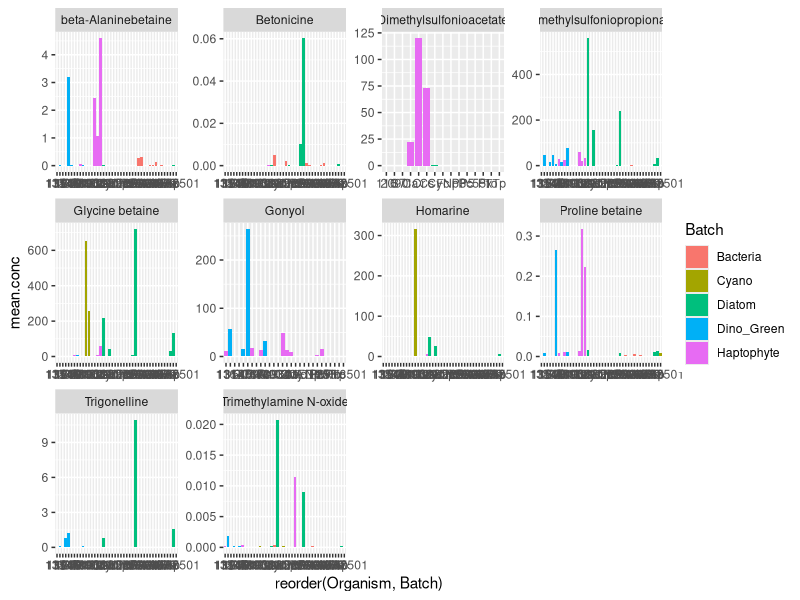
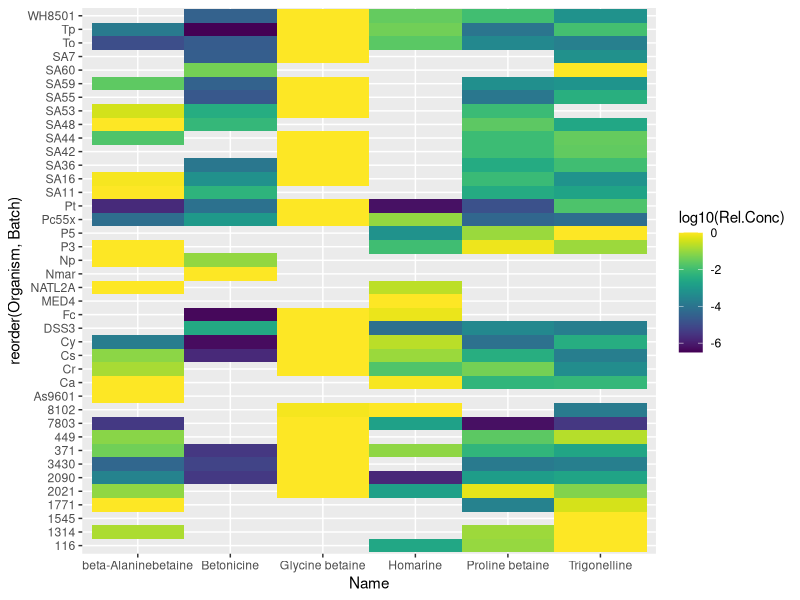
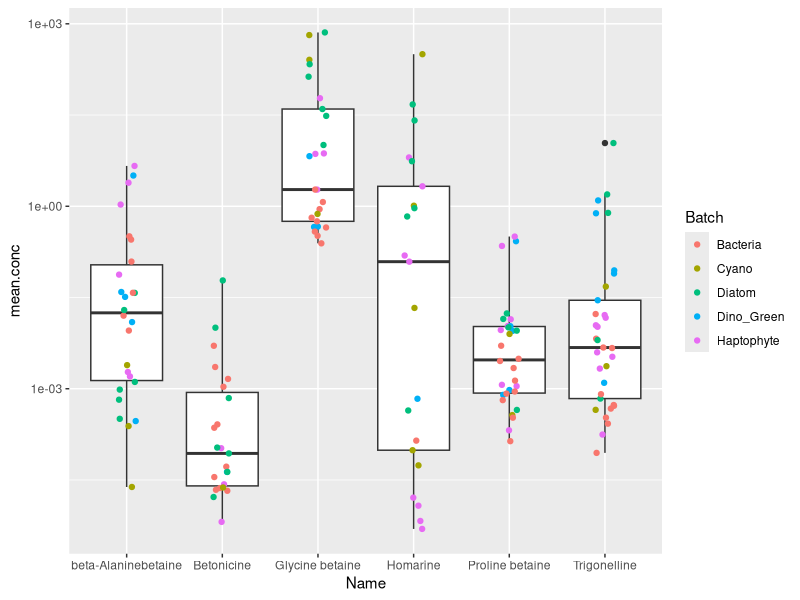
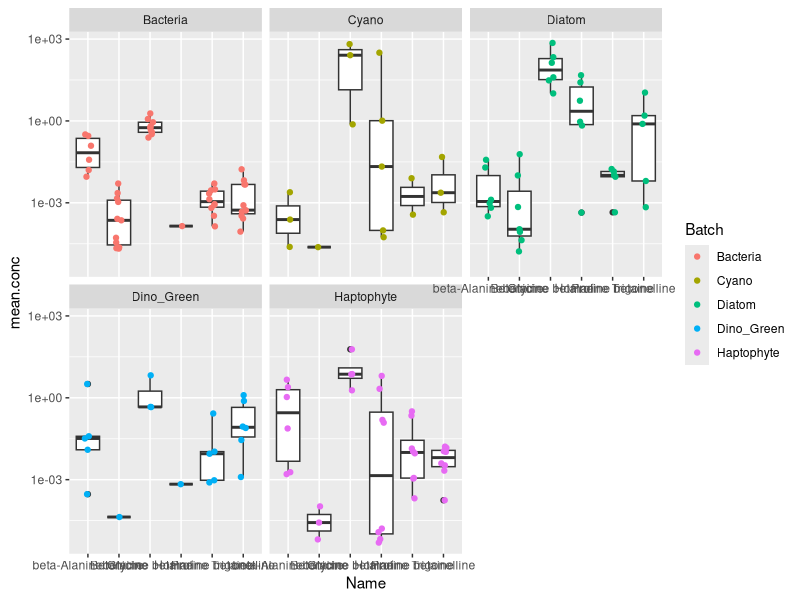
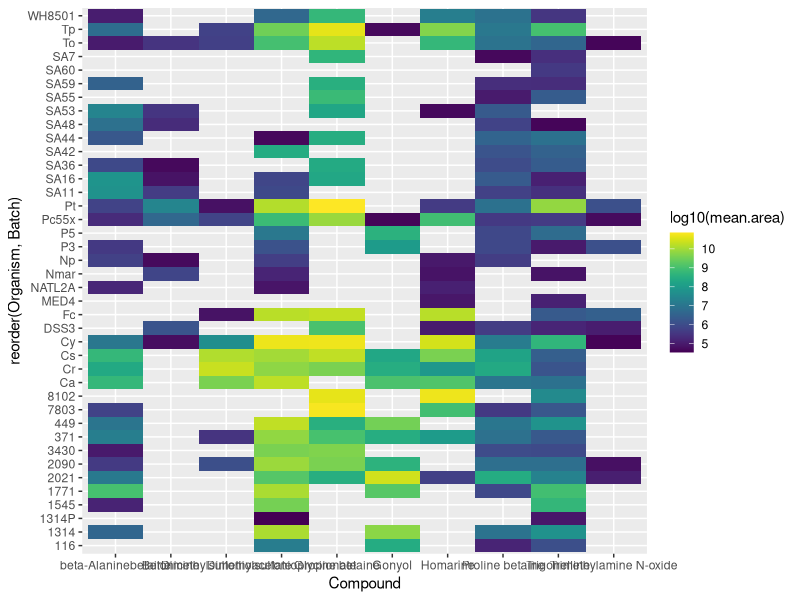

These figures' R source, in order:



library(tidyverse)
library(viridis)

cult.dat <- read_csv("Intermediates/Culture_Quant_Output.csv")
dat.info <- read_csv("Meta_Data/Ingalls_Lab_Data/Culture_Meta_Data.csv")
dat.blk.key <- read_csv("Meta_Data/Ingalls_Lab_Data/Culture_Blk_Match_Key.csv")

dat.sml <- cult.dat %>%
  rename("Samp_ID" = SampID) %>%
  left_join(., dat.info) %>%
  filter(!is.na(Organism)) %>%
  group_by(Organism, Name, Batch) %>%
  summarize(mean.conc = mean(umol.in.vial.ave)) %>%
  ungroup()

dat.blks <- cult.dat %>%
  filter(str_detect(SampID, "Blk")) %>%
  rename("Blk_ID" = SampID) %>%
  left_join(., dat.blk.key) %>%
  group_by(Name, Organism) %>%
  mutate(mean.blk = mean(umol.in.vial.ave),
         blk.threshold = 3*mean.blk) %>%
  select(Name, Organism, blk.threshold) %>%
  unique()

dat.blk.filt <- dat.sml %>%
  ungroup() %>%
  left_join(., dat.blks) %>%
  mutate(blk.flag = case_when(mean.conc <= blk.threshold ~ "Flag",
                              TRUE ~ NA)) %>%
  filter(is.na(blk.flag))

ggplot(dat.sml, aes(x = reorder(Organism, Batch), y = mean.conc, fill = Batch)) +
  geom_col() +
  facet_wrap(.~Name, scales = "free")

dat.org.rel <- dat.blk.filt %>%
  filter(!Name %in% c("Gonyol", 
                      "Dimethylsulfoniopropionate", 
                      "Dimethylsulfonioacetate",
                      "Trimethylamine N-oxide")) %>%
  group_by(Organism) %>%
  mutate(Rel.Conc = mean.conc/max(mean.conc))

ggplot(dat.org.rel, aes(x = Name, y = reorder(Organism, Batch), fill = log10(Rel.Conc))) +
  geom_tile() +
  scale_fill_viridis()

ggplot(dat.org.rel, aes(x = Name, y = mean.conc)) +
  geom_boxplot() +
  geom_jitter(aes(color = Batch), width = 0.1) +
  scale_y_log10()

ggplot(dat.org.rel, aes(x = Name, y = mean.conc)) +
  geom_boxplot() +
  facet_wrap(.~Batch) +
  geom_jitter(aes(color = Batch), width = 0.1) +
  scale_y_log10()


####QCed data
qced.dat <- read_csv("Intermediates/Culture_betaine_QCdat_samplesremoved.csv") %>%
  group_by(Compound, Organism, Batch) %>%
  summarize(mean.area = mean(Area)) %>%
  ungroup()

ggplot(qced.dat, aes(x = Compound, y = reorder(Organism, Batch), fill = log10(mean.area))) +
  geom_tile() +
  scale_fill_viridis()



